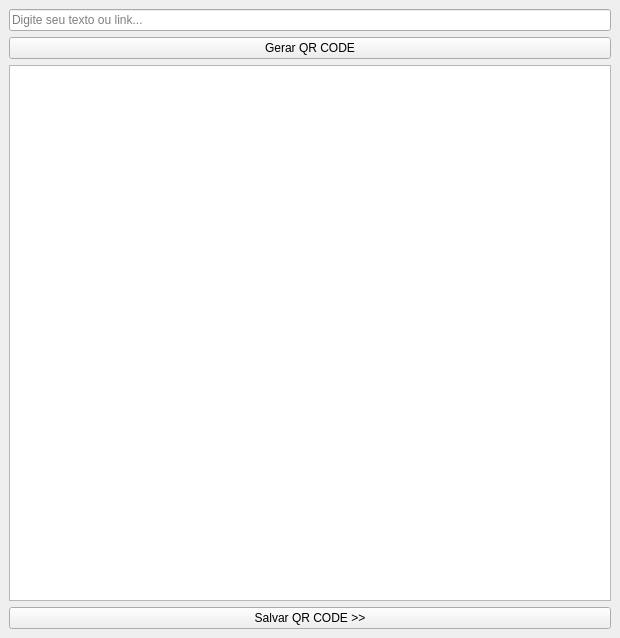
<?xml version="1.0" encoding="UTF-8"?>
<ui version="4.0">
 <author>@elizeubarbosaabreu</author>
 <class>MainWindow</class>
 <widget class="QMainWindow" name="MainWindow">
  <property name="geometry">
   <rect>
    <x>0</x>
    <y>0</y>
    <width>620</width>
    <height>638</height>
   </rect>
  </property>
  <property name="windowTitle">
   <string>Gerador de QR-Code</string>
  </property>
  <property name="styleSheet">
   <string notr="true"/>
  </property>
  <widget class="QWidget" name="centralwidget">
   <layout class="QGridLayout" name="gridLayout">
    <item row="0" column="0">
     <widget class="QLineEdit" name="lineEdit">
      <property name="placeholderText">
       <string>Digite seu texto ou link...</string>
      </property>
     </widget>
    </item>
    <item row="1" column="0">
     <widget class="QPushButton" name="pushButton">
      <property name="text">
       <string>Gerar QR CODE</string>
      </property>
     </widget>
    </item>
    <item row="2" column="0">
     <widget class="QGraphicsView" name="graphicsView"/>
    </item>
    <item row="3" column="0">
     <widget class="QPushButton" name="pushButton_2">
      <property name="text">
       <string>Salvar QR CODE &gt;&gt;</string>
      </property>
     </widget>
    </item>
   </layout>
  </widget>
 </widget>
 <resources/>
 <connections/>
 <designerdata>
  <property name="gridDeltaX">
   <number>10</number>
  </property>
  <property name="gridDeltaY">
   <number>10</number>
  </property>
  <property name="gridSnapX">
   <bool>true</bool>
  </property>
  <property name="gridSnapY">
   <bool>true</bool>
  </property>
  <property name="gridVisible">
   <bool>true</bool>
  </property>
 </designerdata>
</ui>
